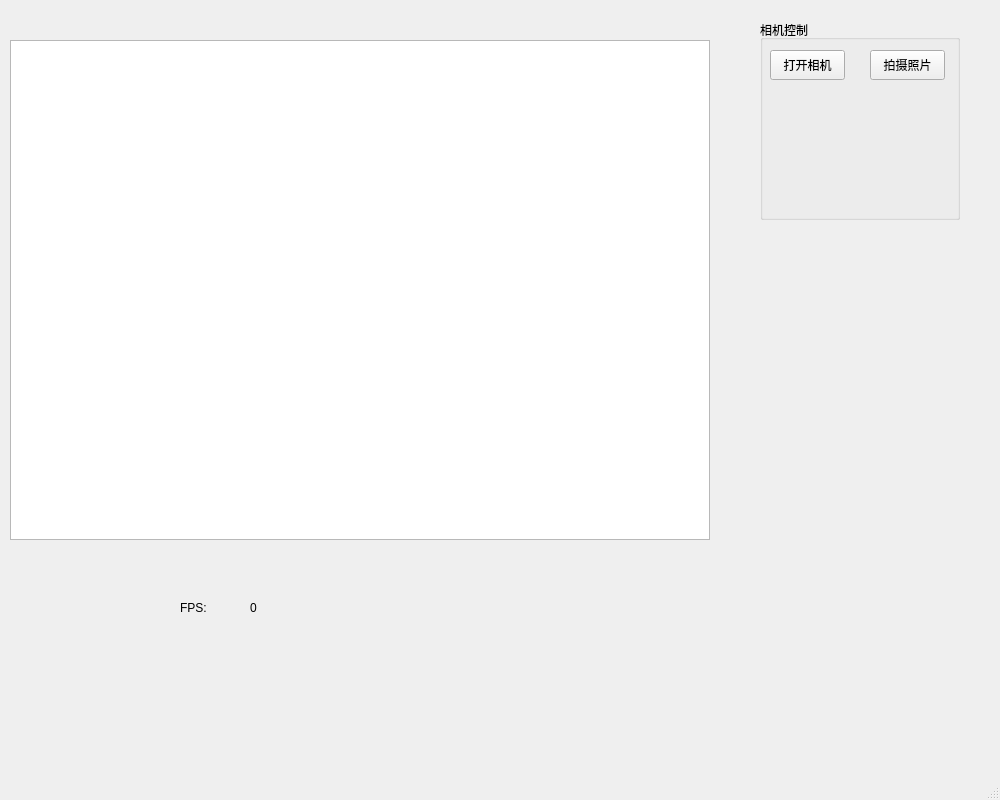
<?xml version="1.0" encoding="UTF-8"?>
<ui version="4.0">
 <class>MainWindow</class>
 <widget class="QMainWindow" name="MainWindow">
  <property name="geometry">
   <rect>
    <x>0</x>
    <y>0</y>
    <width>1000</width>
    <height>800</height>
   </rect>
  </property>
  <property name="windowTitle">
   <string>MainWindow</string>
  </property>
  <widget class="QWidget" name="centralwidget">
   <widget class="QGraphicsView" name="graphicsView">
    <property name="geometry">
     <rect>
      <x>10</x>
      <y>40</y>
      <width>700</width>
      <height>500</height>
     </rect>
    </property>
   </widget>
   <widget class="QGroupBox" name="groupBox">
    <property name="geometry">
     <rect>
      <x>760</x>
      <y>20</y>
      <width>200</width>
      <height>200</height>
     </rect>
    </property>
    <property name="title">
     <string>相机控制</string>
    </property>
    <widget class="QPushButton" name="pushButton_OpenCamera">
     <property name="geometry">
      <rect>
       <x>10</x>
       <y>30</y>
       <width>75</width>
       <height>30</height>
      </rect>
     </property>
     <property name="text">
      <string>打开相机</string>
     </property>
    </widget>
    <widget class="QPushButton" name="pushButton_CloseCamera">
     <property name="geometry">
      <rect>
       <x>110</x>
       <y>30</y>
       <width>75</width>
       <height>30</height>
      </rect>
     </property>
     <property name="text">
      <string>拍摄照片</string>
     </property>
    </widget>
   </widget>
   <widget class="QLabel" name="label_5">
    <property name="geometry">
     <rect>
      <x>180</x>
      <y>600</y>
      <width>53</width>
      <height>15</height>
     </rect>
    </property>
    <property name="text">
     <string>FPS:</string>
    </property>
   </widget>
   <widget class="QLabel" name="label_FPS">
    <property name="geometry">
     <rect>
      <x>250</x>
      <y>600</y>
      <width>53</width>
      <height>15</height>
     </rect>
    </property>
    <property name="text">
     <string>0</string>
    </property>
   </widget>
  </widget>
  <widget class="QMenuBar" name="menubar">
   <property name="geometry">
    <rect>
     <x>0</x>
     <y>0</y>
     <width>1000</width>
     <height>21</height>
    </rect>
   </property>
  </widget>
  <widget class="QStatusBar" name="statusbar"/>
 </widget>
 <resources/>
 <connections/>
</ui>
